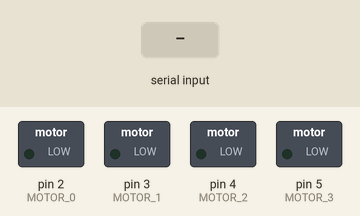
Simulated run of this sketch. Board: Arduino Uno, built with avr-gcc and run on an emulated ATmega328P. Shown: switched loads named in the sketch (green lamp = pin HIGH). The inputs (shaded band) are chosen by the test bench. What the sketch prints to the serial monitor is not drawn.

Above: at 1.2 s.
1.3 s: byte 0 (0) received over Serial
At 2.7 s:
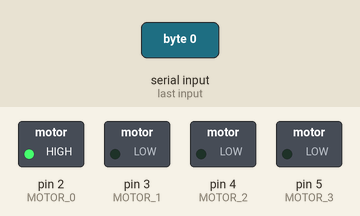
4.3 s: byte 1 (1) received over Serial
At 4.9 s:
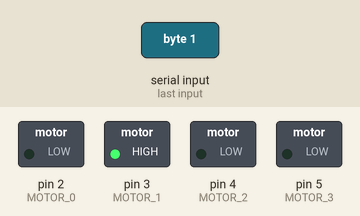
7.3 s: byte 2 (2) received over Serial
At 8.4 s:
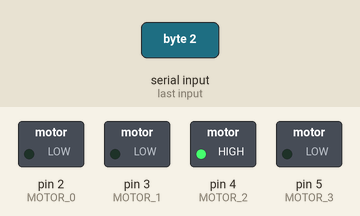
10.3 s: byte 3 (3) received over Serial
At 10.7 s:
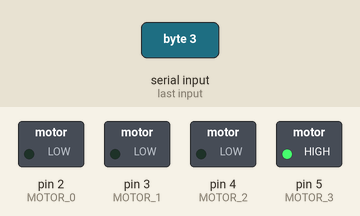
Timing chart, 0 to 13.8 s (numbered marks = the images above; inputs shaded):
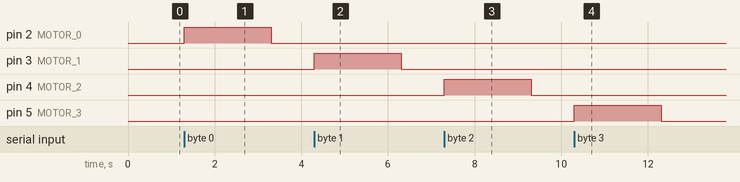

The sketch:

arduino_motor_sample.ino
```cpp
// ═════════════════════════════════════════════════════════════════════════════
// Arduino Mini — sample motor handler
//
// Receives motor numbers from D1 B via hardware serial (pin 0 RX).
// Runs the matching motor for MOTOR_RUN_MS milliseconds then stops it.
//
// Wiring:
//   D1 B pin D7 (TX) → Arduino pin 0 (RX)
//   GND → GND (shared)
//   Motor 0 → pin 2
//   Motor 1 → pin 3
//   Motor 2 → pin 4
//   Motor 3 → pin 5
//
// NOTE: Disconnect pin 0 (RX) before uploading, reconnect after.
// ═════════════════════════════════════════════════════════════════════════════

// ─────────────────────────────────────────────────────────────────────────────
// COMMUNICATION LAYER — do not modify
// ─────────────────────────────────────────────────────────────────────────────

void handleMotor(int motor);

void setup() {
  Serial.begin(9600);
  Serial.println("Arduino ready — waiting for motor commands from D1 B.");
  motorSetup();
}

void loop() {
  if (Serial.available()) {
    int motor = Serial.read();
    Serial.print("[Serial] received motor: ");
    Serial.println(motor);
    handleMotor(motor);
  }
}

// ─────────────────────────────────────────────────────────────────────────────
// YOUR CODE HERE
// ─────────────────────────────────────────────────────────────────────────────

#define MOTOR_0  2
#define MOTOR_1  3
#define MOTOR_2  4
#define MOTOR_3  5

const unsigned long MOTOR_RUN_MS = 2000;  // how long each motor runs

void motorSetup() {
  pinMode(MOTOR_0, OUTPUT); digitalWrite(MOTOR_0, LOW);
  pinMode(MOTOR_1, OUTPUT); digitalWrite(MOTOR_1, LOW);
  pinMode(MOTOR_2, OUTPUT); digitalWrite(MOTOR_2, LOW);
  pinMode(MOTOR_3, OUTPUT); digitalWrite(MOTOR_3, LOW);
}

void runMotor(int pin) {
  digitalWrite(pin, HIGH);
  delay(MOTOR_RUN_MS);
  digitalWrite(pin, LOW);
}

void handleMotor(int motor) {
  switch (motor) {
    case 0:
      Serial.println("Running motor 0");
      runMotor(MOTOR_0);
      break;
    case 1:
      Serial.println("Running motor 1");
      runMotor(MOTOR_1);
      break;
    case 2:
      Serial.println("Running motor 2");
      runMotor(MOTOR_2);
      break;
    case 3:
      Serial.println("Running motor 3");
      runMotor(MOTOR_3);
      break;
    default:
      Serial.print("Motor ");
      Serial.print(motor);
      Serial.println(" not handled by this board.");
      break;
  }
}
```

Measured:
- after the input at 1.3 s, pin 2 (MOTOR_0): LOW → HIGH at once, → LOW 2.0 s later
- after the input at 4.3 s, pin 3 (MOTOR_1): LOW → HIGH at once, → LOW 2.0 s later
- after the input at 7.3 s, pin 4 (MOTOR_2): LOW → HIGH at once, → LOW 2.0 s later
- after the input at 10.3 s, pin 5 (MOTOR_3): LOW → HIGH at once, → LOW 2.0 s later
